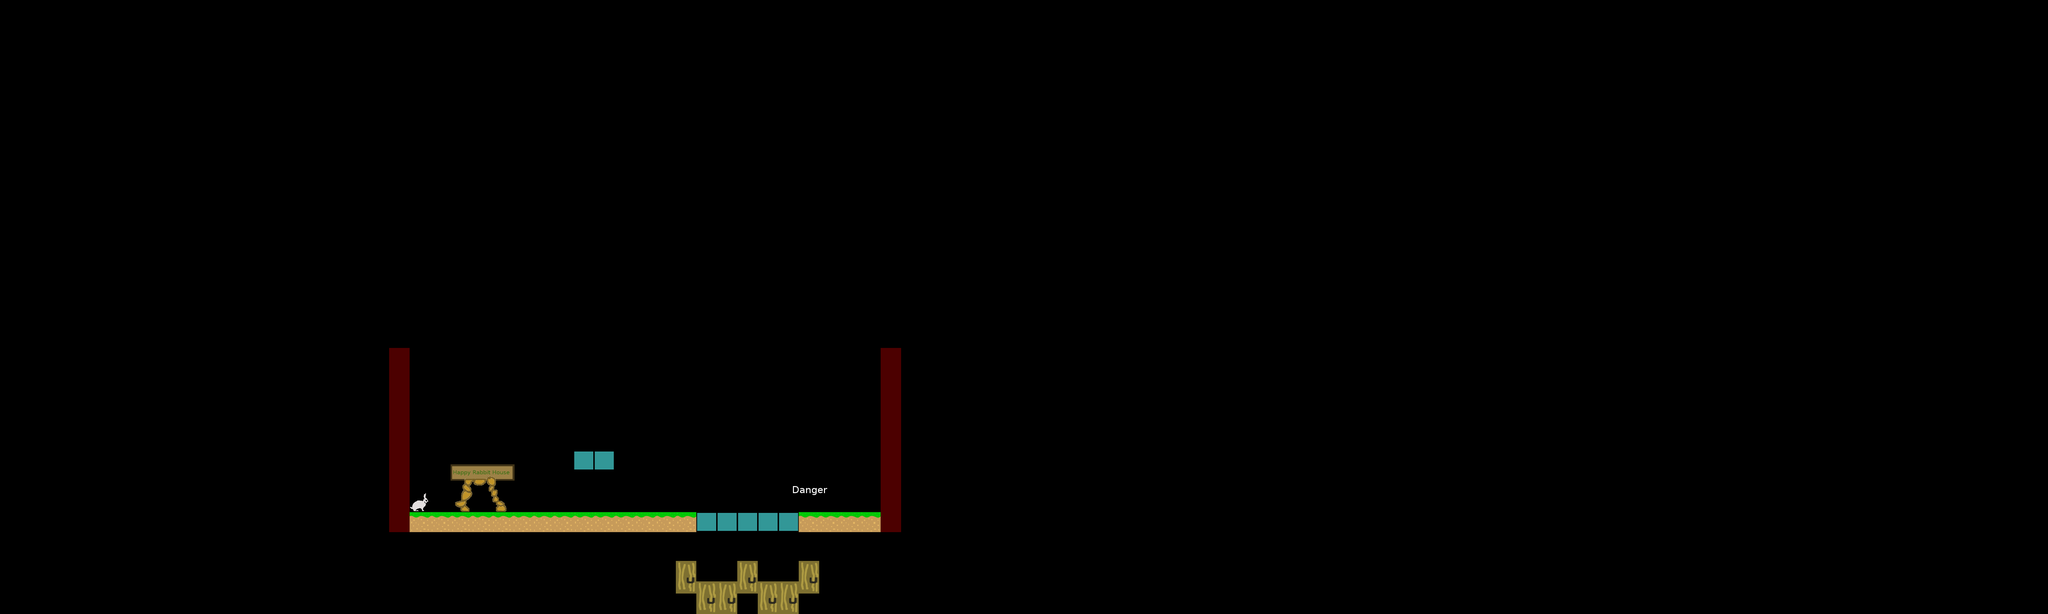

This game map was drawn from its Tiled (.tmx) file and the tilesets committed beside it. A one-line description and the trimmed map source follow:
An orthogonal 100x30 tile map with 64x64 px tiles, 1 tile layer (layer0).

<map version="1.0" orientation="orthogonal" renderorder="right-down" width="100" height="30" tilewidth="64" tileheight="64" nextobjectid="1">
 <tileset firstgid="1" name="main" tilewidth="200" tileheight="160" tilecount="18">
  <tile id="0">
   <image width="64" height="64" source="../gfx/ground_lr.png" />
  </tile>
  <tile id="1">
   <image width="60" height="60" source="../gfx/hero_r0.png" />
  </tile>
  <tile id="2">
   <image width="64" height="64" source="../gfx/unknown.png" />
  </tile>
  <tile id="3">
   <image width="64" height="59" source="../gfx/mr_spore.png" />
  </tile>
  <tile id="4">
   <image width="64" height="64" source="../gfx/tombstone.png" />
  </tile>
  <tile id="5">
   <image width="64" height="64" source="../gfx/ground_lr2.png" />
  </tile>
  <tile id="6">
   <image width="64" height="26" source="../gfx/spikes.png" />
  </tile>
  <tile id="7">
   <image width="64" height="64" source="../gfx/doggy.png" />
  </tile>
  <tile id="8">
   <image width="128" height="140" source="../gfx/stompy.png" />
  </tile>
  <tile id="9">
   <image width="64" height="160" source="../gfx/canon_horizontal.png" />
  </tile>
  <tile id="10">
   <image width="60" height="54" source="../gfx/canon_bullet_left.png" />
  </tile>
  <tile id="11">
   <image width="64" height="102" source="../gfx/door_next_level.png" />
  </tile>
  <tile id="12">
   <image width="64" height="64" source="../gfx/block_fall_on_touch.png" />
  </tile>
  <tile id="13">
   <image width="160" height="40" source="../gfx/platform_left_right.png" />
  </tile>
  <tile id="14">
   <image width="64" height="64" source="../gfx/flying_fire.png" />
  </tile>
  <tile id="15">
   <image width="128" height="64" source="../gfx/lava.png" />
  </tile>
  <tile id="16">
   <image width="200" height="148" source="../gfx/rabbit_house.png" />
  </tile>
  <tile id="17">
   <image width="192" height="98" source="../gfx/sign_danger.png" />
  </tile>
 </tileset>
 <layer name="layer0" width="100" height="30">
  <data>[3000 cells, 53 non-empty, 7 distinct tile ids]</data>
 </layer>
</map>
